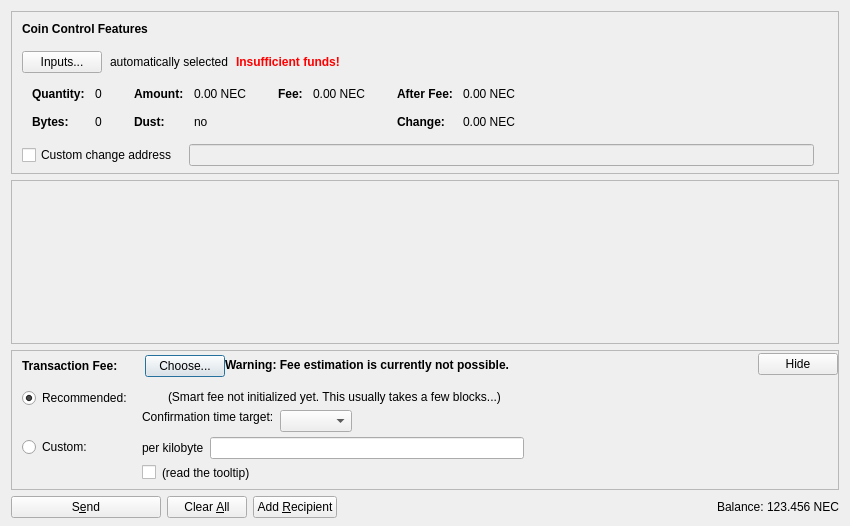
<?xml version="1.0" encoding="UTF-8"?>
<ui version="4.0">
 <class>SendCoinsDialog</class>
 <widget class="QDialog" name="SendCoinsDialog">
  <property name="geometry">
   <rect>
    <x>0</x>
    <y>0</y>
    <width>850</width>
    <height>526</height>
   </rect>
  </property>
  <property name="windowTitle">
   <string>Send Coins</string>
  </property>
  <layout class="QVBoxLayout" name="verticalLayout" stretch="0,1,0,0">
   <property name="bottomMargin">
    <number>8</number>
   </property>
   <item>
    <widget class="QFrame" name="frameCoinControl">
     <property name="sizePolicy">
      <sizepolicy hsizetype="Expanding" vsizetype="Expanding">
       <horstretch>0</horstretch>
       <verstretch>0</verstretch>
      </sizepolicy>
     </property>
     <property name="maximumSize">
      <size>
       <width>16777215</width>
       <height>16777215</height>
      </size>
     </property>
     <property name="frameShape">
      <enum>QFrame::StyledPanel</enum>
     </property>
     <property name="frameShadow">
      <enum>QFrame::Sunken</enum>
     </property>
     <layout class="QVBoxLayout" name="verticalLayoutCoinControl2">
      <property name="spacing">
       <number>0</number>
      </property>
      <property name="leftMargin">
       <number>0</number>
      </property>
      <property name="topMargin">
       <number>0</number>
      </property>
      <property name="rightMargin">
       <number>0</number>
      </property>
      <property name="bottomMargin">
       <number>6</number>
      </property>
      <item>
       <layout class="QVBoxLayout" name="verticalLayoutCoinControl" stretch="0,0,0,0,1">
        <property name="spacing">
         <number>0</number>
        </property>
        <property name="leftMargin">
         <number>10</number>
        </property>
        <property name="topMargin">
         <number>10</number>
        </property>
        <item>
         <layout class="QHBoxLayout" name="horizontalLayoutCoinControl1">
          <property name="bottomMargin">
           <number>15</number>
          </property>
          <item>
           <widget class="QLabel" name="labelCoinControlFeatures">
            <property name="sizePolicy">
             <sizepolicy hsizetype="Preferred" vsizetype="Maximum">
              <horstretch>0</horstretch>
              <verstretch>0</verstretch>
             </sizepolicy>
            </property>
            <property name="font">
             <font>
              <weight>75</weight>
              <bold>true</bold>
             </font>
            </property>
            <property name="styleSheet">
             <string notr="true">font-weight:bold;</string>
            </property>
            <property name="text">
             <string>Coin Control Features</string>
            </property>
           </widget>
          </item>
         </layout>
        </item>
        <item>
         <layout class="QHBoxLayout" name="horizontalLayoutCoinControl2" stretch="0,0,0,0">
          <property name="spacing">
           <number>8</number>
          </property>
          <property name="bottomMargin">
           <number>10</number>
          </property>
          <item>
           <widget class="QPushButton" name="pushButtonCoinControl">
            <property name="styleSheet">
             <string notr="true"/>
            </property>
            <property name="text">
             <string>Inputs...</string>
            </property>
            <property name="autoDefault">
             <bool>false</bool>
            </property>
           </widget>
          </item>
          <item>
           <widget class="QLabel" name="labelCoinControlAutomaticallySelected">
            <property name="text">
             <string>automatically selected</string>
            </property>
            <property name="margin">
             <number>5</number>
            </property>
           </widget>
          </item>
          <item>
           <widget class="QLabel" name="labelCoinControlInsuffFunds">
            <property name="font">
             <font>
              <weight>75</weight>
              <bold>true</bold>
             </font>
            </property>
            <property name="styleSheet">
             <string notr="true">color:red;font-weight:bold;</string>
            </property>
            <property name="text">
             <string>Insufficient funds!</string>
            </property>
            <property name="margin">
             <number>5</number>
            </property>
           </widget>
          </item>
          <item>
           <spacer name="horizontalSpacerCoinControl">
            <property name="orientation">
             <enum>Qt::Horizontal</enum>
            </property>
            <property name="sizeHint" stdset="0">
             <size>
              <width>40</width>
              <height>1</height>
             </size>
            </property>
           </spacer>
          </item>
         </layout>
        </item>
        <item>
         <widget class="QWidget" name="widgetCoinControl" native="true">
          <property name="sizePolicy">
           <sizepolicy hsizetype="Preferred" vsizetype="Preferred">
            <horstretch>0</horstretch>
            <verstretch>0</verstretch>
           </sizepolicy>
          </property>
          <property name="minimumSize">
           <size>
            <width>0</width>
            <height>0</height>
           </size>
          </property>
          <property name="styleSheet">
           <string notr="true"/>
          </property>
          <layout class="QHBoxLayout" name="horizontalLayoutCoinControl5">
           <property name="leftMargin">
            <number>0</number>
           </property>
           <property name="topMargin">
            <number>0</number>
           </property>
           <property name="rightMargin">
            <number>0</number>
           </property>
           <property name="bottomMargin">
            <number>0</number>
           </property>
           <item>
            <layout class="QHBoxLayout" name="horizontalLayoutCoinControl3" stretch="0,0,0,1">
             <property name="spacing">
              <number>20</number>
             </property>
             <property name="topMargin">
              <number>0</number>
             </property>
             <property name="bottomMargin">
              <number>10</number>
             </property>
             <item>
              <layout class="QFormLayout" name="formLayoutCoinControl1">
               <property name="horizontalSpacing">
                <number>10</number>
               </property>
               <property name="verticalSpacing">
                <number>14</number>
               </property>
               <property name="leftMargin">
                <number>10</number>
               </property>
               <property name="topMargin">
                <number>4</number>
               </property>
               <property name="rightMargin">
                <number>6</number>
               </property>
               <item row="0" column="0">
                <widget class="QLabel" name="labelCoinControlQuantityText">
                 <property name="font">
                  <font>
                   <weight>75</weight>
                   <bold>true</bold>
                  </font>
                 </property>
                 <property name="text">
                  <string>Quantity:</string>
                 </property>
                 <property name="margin">
                  <number>0</number>
                 </property>
                </widget>
               </item>
               <item row="0" column="1">
                <widget class="QLabel" name="labelCoinControlQuantity">
                 <property name="cursor">
                  <cursorShape>IBeamCursor</cursorShape>
                 </property>
                 <property name="contextMenuPolicy">
                  <enum>Qt::ActionsContextMenu</enum>
                 </property>
                 <property name="text">
                  <string notr="true">0</string>
                 </property>
                 <property name="margin">
                  <number>0</number>
                 </property>
                 <property name="textInteractionFlags">
                  <set>Qt::LinksAccessibleByMouse|Qt::TextSelectableByKeyboard|Qt::TextSelectableByMouse</set>
                 </property>
                </widget>
               </item>
               <item row="1" column="0">
                <widget class="QLabel" name="labelCoinControlBytesText">
                 <property name="font">
                  <font>
                   <weight>75</weight>
                   <bold>true</bold>
                  </font>
                 </property>
                 <property name="text">
                  <string>Bytes:</string>
                 </property>
                </widget>
               </item>
               <item row="1" column="1">
                <widget class="QLabel" name="labelCoinControlBytes">
                 <property name="cursor">
                  <cursorShape>IBeamCursor</cursorShape>
                 </property>
                 <property name="contextMenuPolicy">
                  <enum>Qt::ActionsContextMenu</enum>
                 </property>
                 <property name="text">
                  <string notr="true">0</string>
                 </property>
                 <property name="textInteractionFlags">
                  <set>Qt::LinksAccessibleByMouse|Qt::TextSelectableByKeyboard|Qt::TextSelectableByMouse</set>
                 </property>
                </widget>
               </item>
              </layout>
             </item>
             <item>
              <layout class="QFormLayout" name="formLayoutCoinControl2">
               <property name="horizontalSpacing">
                <number>10</number>
               </property>
               <property name="verticalSpacing">
                <number>14</number>
               </property>
               <property name="leftMargin">
                <number>6</number>
               </property>
               <property name="topMargin">
                <number>4</number>
               </property>
               <property name="rightMargin">
                <number>6</number>
               </property>
               <item row="0" column="0">
                <widget class="QLabel" name="labelCoinControlAmountText">
                 <property name="font">
                  <font>
                   <weight>75</weight>
                   <bold>true</bold>
                  </font>
                 </property>
                 <property name="text">
                  <string>Amount:</string>
                 </property>
                 <property name="margin">
                  <number>0</number>
                 </property>
                </widget>
               </item>
               <item row="0" column="1">
                <widget class="QLabel" name="labelCoinControlAmount">
                 <property name="cursor">
                  <cursorShape>IBeamCursor</cursorShape>
                 </property>
                 <property name="contextMenuPolicy">
                  <enum>Qt::ActionsContextMenu</enum>
                 </property>
                 <property name="text">
                  <string notr="true">0.00 NEC</string>
                 </property>
                 <property name="textInteractionFlags">
                  <set>Qt::LinksAccessibleByMouse|Qt::TextSelectableByKeyboard|Qt::TextSelectableByMouse</set>
                 </property>
                </widget>
               </item>
               <item row="1" column="0">
                <widget class="QLabel" name="labelCoinControlLowOutputText">
                 <property name="font">
                  <font>
                   <weight>75</weight>
                   <bold>true</bold>
                  </font>
                 </property>
                 <property name="text">
                  <string>Dust:</string>
                 </property>
                </widget>
               </item>
               <item row="1" column="1">
                <widget class="QLabel" name="labelCoinControlLowOutput">
                 <property name="cursor">
                  <cursorShape>IBeamCursor</cursorShape>
                 </property>
                 <property name="contextMenuPolicy">
                  <enum>Qt::ActionsContextMenu</enum>
                 </property>
                 <property name="text">
                  <string notr="true">no</string>
                 </property>
                 <property name="textInteractionFlags">
                  <set>Qt::LinksAccessibleByMouse|Qt::TextSelectableByKeyboard|Qt::TextSelectableByMouse</set>
                 </property>
                </widget>
               </item>
              </layout>
             </item>
             <item>
              <layout class="QFormLayout" name="formLayoutCoinControl3">
               <property name="horizontalSpacing">
                <number>10</number>
               </property>
               <property name="verticalSpacing">
                <number>14</number>
               </property>
               <property name="leftMargin">
                <number>6</number>
               </property>
               <property name="topMargin">
                <number>4</number>
               </property>
               <property name="rightMargin">
                <number>6</number>
               </property>
               <item row="0" column="0">
                <widget class="QLabel" name="labelCoinControlFeeText">
                 <property name="font">
                  <font>
                   <weight>75</weight>
                   <bold>true</bold>
                  </font>
                 </property>
                 <property name="text">
                  <string>Fee:</string>
                 </property>
                 <property name="margin">
                  <number>0</number>
                 </property>
                </widget>
               </item>
               <item row="0" column="1">
                <widget class="QLabel" name="labelCoinControlFee">
                 <property name="cursor">
                  <cursorShape>IBeamCursor</cursorShape>
                 </property>
                 <property name="contextMenuPolicy">
                  <enum>Qt::ActionsContextMenu</enum>
                 </property>
                 <property name="text">
                  <string notr="true">0.00 NEC</string>
                 </property>
                 <property name="textInteractionFlags">
                  <set>Qt::LinksAccessibleByMouse|Qt::TextSelectableByKeyboard|Qt::TextSelectableByMouse</set>
                 </property>
                </widget>
               </item>
              </layout>
             </item>
             <item>
              <layout class="QFormLayout" name="formLayoutCoinControl4">
               <property name="horizontalSpacing">
                <number>10</number>
               </property>
               <property name="verticalSpacing">
                <number>14</number>
               </property>
               <property name="leftMargin">
                <number>6</number>
               </property>
               <property name="topMargin">
                <number>4</number>
               </property>
               <property name="rightMargin">
                <number>6</number>
               </property>
               <item row="0" column="0">
                <widget class="QLabel" name="labelCoinControlAfterFeeText">
                 <property name="font">
                  <font>
                   <weight>75</weight>
                   <bold>true</bold>
                  </font>
                 </property>
                 <property name="text">
                  <string>After Fee:</string>
                 </property>
                 <property name="margin">
                  <number>0</number>
                 </property>
                </widget>
               </item>
               <item row="0" column="1">
                <widget class="QLabel" name="labelCoinControlAfterFee">
                 <property name="cursor">
                  <cursorShape>IBeamCursor</cursorShape>
                 </property>
                 <property name="contextMenuPolicy">
                  <enum>Qt::ActionsContextMenu</enum>
                 </property>
                 <property name="text">
                  <string notr="true">0.00 NEC</string>
                 </property>
                 <property name="textInteractionFlags">
                  <set>Qt::LinksAccessibleByMouse|Qt::TextSelectableByKeyboard|Qt::TextSelectableByMouse</set>
                 </property>
                </widget>
               </item>
               <item row="1" column="0">
                <widget class="QLabel" name="labelCoinControlChangeText">
                 <property name="font">
                  <font>
                   <weight>75</weight>
                   <bold>true</bold>
                  </font>
                 </property>
                 <property name="text">
                  <string>Change:</string>
                 </property>
                </widget>
               </item>
               <item row="1" column="1">
                <widget class="QLabel" name="labelCoinControlChange">
                 <property name="cursor">
                  <cursorShape>IBeamCursor</cursorShape>
                 </property>
                 <property name="contextMenuPolicy">
                  <enum>Qt::ActionsContextMenu</enum>
                 </property>
                 <property name="text">
                  <string notr="true">0.00 NEC</string>
                 </property>
                 <property name="textInteractionFlags">
                  <set>Qt::LinksAccessibleByMouse|Qt::TextSelectableByKeyboard|Qt::TextSelectableByMouse</set>
                 </property>
                </widget>
               </item>
              </layout>
             </item>
            </layout>
           </item>
          </layout>
         </widget>
        </item>
        <item>
         <layout class="QHBoxLayout" name="horizontalLayoutCoinControl4" stretch="0,0,0">
          <property name="spacing">
           <number>12</number>
          </property>
          <property name="sizeConstraint">
           <enum>QLayout::SetDefaultConstraint</enum>
          </property>
          <property name="topMargin">
           <number>5</number>
          </property>
          <property name="rightMargin">
           <number>5</number>
          </property>
          <item>
           <widget class="QCheckBox" name="checkBoxCoinControlChange">
            <property name="toolTip">
             <string>If this is activated, but the change address is empty or invalid, change will be sent to a newly generated address.</string>
            </property>
            <property name="text">
             <string>Custom change address</string>
            </property>
           </widget>
          </item>
          <item>
           <widget class="QValidatedLineEdit" name="lineEditCoinControlChange">
            <property name="enabled">
             <bool>false</bool>
            </property>
            <property name="sizePolicy">
             <sizepolicy hsizetype="Expanding" vsizetype="Fixed">
              <horstretch>0</horstretch>
              <verstretch>0</verstretch>
             </sizepolicy>
            </property>
           </widget>
          </item>
          <item>
           <widget class="QLabel" name="labelCoinControlChangeLabel">
            <property name="sizePolicy">
             <sizepolicy hsizetype="Preferred" vsizetype="Expanding">
              <horstretch>0</horstretch>
              <verstretch>0</verstretch>
             </sizepolicy>
            </property>
            <property name="minimumSize">
             <size>
              <width>0</width>
              <height>0</height>
             </size>
            </property>
            <property name="text">
             <string/>
            </property>
            <property name="margin">
             <number>3</number>
            </property>
           </widget>
          </item>
         </layout>
        </item>
        <item>
         <spacer name="verticalSpacerCoinControl">
          <property name="orientation">
           <enum>Qt::Vertical</enum>
          </property>
          <property name="sizeHint" stdset="0">
           <size>
            <width>800</width>
            <height>1</height>
           </size>
          </property>
         </spacer>
        </item>
       </layout>
      </item>
     </layout>
    </widget>
   </item>
   <item>
    <widget class="QScrollArea" name="scrollArea">
     <property name="widgetResizable">
      <bool>true</bool>
     </property>
     <widget class="QWidget" name="scrollAreaWidgetContents">
      <property name="geometry">
       <rect>
        <x>0</x>
        <y>0</y>
        <width>830</width>
        <height>104</height>
       </rect>
      </property>
      <layout class="QVBoxLayout" name="verticalLayout_2" stretch="0,1">
       <property name="leftMargin">
        <number>0</number>
       </property>
       <property name="topMargin">
        <number>0</number>
       </property>
       <property name="rightMargin">
        <number>0</number>
       </property>
       <property name="bottomMargin">
        <number>0</number>
       </property>
       <item>
        <layout class="QVBoxLayout" name="entries">
         <property name="spacing">
          <number>6</number>
         </property>
        </layout>
       </item>
       <item>
        <spacer name="verticalSpacer">
         <property name="orientation">
          <enum>Qt::Vertical</enum>
         </property>
         <property name="sizeHint" stdset="0">
          <size>
           <width>20</width>
           <height>40</height>
          </size>
         </property>
        </spacer>
       </item>
      </layout>
     </widget>
    </widget>
   </item>
   <item>
    <widget class="QFrame" name="frameFee">
     <property name="sizePolicy">
      <sizepolicy hsizetype="Expanding" vsizetype="Expanding">
       <horstretch>0</horstretch>
       <verstretch>0</verstretch>
      </sizepolicy>
     </property>
     <property name="maximumSize">
      <size>
       <width>16777215</width>
       <height>16777215</height>
      </size>
     </property>
     <property name="frameShape">
      <enum>QFrame::StyledPanel</enum>
     </property>
     <property name="frameShadow">
      <enum>QFrame::Sunken</enum>
     </property>
     <layout class="QVBoxLayout" name="verticalLayoutFee1">
      <property name="spacing">
       <number>0</number>
      </property>
      <property name="leftMargin">
       <number>0</number>
      </property>
      <property name="topMargin">
       <number>0</number>
      </property>
      <property name="rightMargin">
       <number>0</number>
      </property>
      <property name="bottomMargin">
       <number>0</number>
      </property>
      <item>
       <layout class="QVBoxLayout" name="verticalLayoutFee2" stretch="0,0,0">
        <property name="spacing">
         <number>0</number>
        </property>
        <property name="leftMargin">
         <number>10</number>
        </property>
        <property name="topMargin">
         <number>0</number>
        </property>
        <item>
         <layout class="QHBoxLayout" name="horizontalLayoutFee1">
          <property name="bottomMargin">
           <number>0</number>
          </property>
          <item>
           <layout class="QVBoxLayout" name="verticalLayoutFee7">
            <property name="spacing">
             <number>0</number>
            </property>
            <item>
             <spacer name="verticalSpacerSmartFee">
              <property name="orientation">
               <enum>Qt::Vertical</enum>
              </property>
              <property name="sizeType">
               <enum>QSizePolicy::Fixed</enum>
              </property>
              <property name="sizeHint" stdset="0">
               <size>
                <width>1</width>
                <height>4</height>
               </size>
              </property>
             </spacer>
            </item>
            <item>
             <layout class="QHBoxLayout" name="horizontalLayoutSmartFee">
              <property name="spacing">
               <number>10</number>
              </property>
              <item>
               <widget class="QLabel" name="labelFeeHeadline">
                <property name="sizePolicy">
                 <sizepolicy hsizetype="Preferred" vsizetype="Maximum">
                  <horstretch>0</horstretch>
                  <verstretch>0</verstretch>
                 </sizepolicy>
                </property>
                <property name="font">
                 <font>
                  <weight>75</weight>
                  <bold>true</bold>
                 </font>
                </property>
                <property name="styleSheet">
                 <string notr="true">font-weight:bold;</string>
                </property>
                <property name="text">
                 <string>Transaction Fee:</string>
                </property>
               </widget>
              </item>
              <item>
               <widget class="QLabel" name="labelFeeMinimized">
                <property name="text">
                 <string/>
                </property>
               </widget>
              </item>
              <item>
               <widget class="QPushButton" name="buttonChooseFee">
                <property name="text">
                 <string>Choose...</string>
                </property>
               </widget>
              </item>
             </layout>
            </item>
            <item>
             <spacer name="verticalSpacer_5">
              <property name="orientation">
               <enum>Qt::Vertical</enum>
              </property>
              <property name="sizeHint" stdset="0">
               <size>
                <width>1</width>
                <height>1</height>
               </size>
              </property>
             </spacer>
            </item>
           </layout>
          </item>
          <item>
           <widget class="QLabel" name="fallbackFeeWarningLabel">
            <property name="toolTip">
             <string>Using the fallbackfee can result in sending a transaction that will take several hours or days (or never) to confirm. Consider choosing your fee manually or wait until you have validated the complete chain.</string>
            </property>
            <property name="font">
            <font>
                <weight>75</weight>
                <bold>true</bold>
            </font>
            </property>
            <property name="text">
             <string>Warning: Fee estimation is currently not possible.</string>
            </property>
            <property name="wordWrap">
             <bool>false</bool>
            </property>
           </widget>
          </item>
          <item>
           <spacer name="horizontalSpacer_4">
            <property name="orientation">
             <enum>Qt::Horizontal</enum>
            </property>
            <property name="sizeType">
             <enum>QSizePolicy::MinimumExpanding</enum>
            </property>
            <property name="sizeHint" stdset="0">
             <size>
              <width>40</width>
              <height>20</height>
             </size>
            </property>
           </spacer>
          </item>
          <item>
           <widget class="QPushButton" name="buttonMinimizeFee">
            <property name="toolTip">
             <string>collapse fee-settings</string>
            </property>
            <property name="text">
             <string>Hide</string>
            </property>
           </widget>
          </item>
         </layout>
        </item>
        <item>
         <widget class="QFrame" name="frameFeeSelection">
          <layout class="QVBoxLayout" name="verticalLayoutFee12">
           <property name="spacing">
            <number>0</number>
           </property>
           <property name="leftMargin">
            <number>0</number>
           </property>
           <property name="topMargin">
            <number>0</number>
           </property>
           <property name="rightMargin">
            <number>0</number>
           </property>
           <property name="bottomMargin">
            <number>0</number>
           </property>
           <item>
            <layout class="QGridLayout" name="gridLayoutFee">
             <property name="topMargin">
              <number>10</number>
             </property>
             <property name="bottomMargin">
              <number>4</number>
             </property>
             <property name="horizontalSpacing">
              <number>10</number>
             </property>
             <property name="verticalSpacing">
              <number>4</number>
             </property>
             <item row="1" column="1">
              <layout class="QVBoxLayout" name="verticalLayoutFee8">
               <property name="spacing">
                <number>6</number>
               </property>
               <item>
                <layout class="QHBoxLayout" name="horizontalLayoutFee13">
                 <item>
                  <widget class="QLabel" name="labelCustomPerKilobyte">
                   <property name="toolTip">
                    <string>Specify a custom fee per kB (1,000 bytes) of the transaction's virtual size.

Note:  Since the fee is calculated on a per-byte basis, a fee of "100 satoshis per kB" for a transaction size of 500 bytes (half of 1 kB) would ultimately yield a fee of only 50 satoshis.</string>
                   </property>
                   <property name="text">
                    <string>per kilobyte</string>
                   </property>
                  </widget>
                 </item>
                 <item>
                  <widget class="BitcoinAmountField" name="customFee"/>
                 </item>
                 <item>
                  <spacer name="horizontalSpacer_6">
                   <property name="orientation">
                    <enum>Qt::Horizontal</enum>
                   </property>
                   <property name="sizeHint" stdset="0">
                    <size>
                     <width>1</width>
                     <height>1</height>
                    </size>
                   </property>
                  </spacer>
                 </item>
                </layout>
               </item>
               <item>
                <layout class="QHBoxLayout" name="horizontalLayoutFee8">
                 <item>
                  <widget class="QCheckBox" name="checkBoxMinimumFee">
                   <property name="toolTip">
                    <string>Paying only the minimum fee is just fine as long as there is less transaction volume than space in the blocks. But be aware that this can end up in a never confirming transaction once there is more demand for newcoin transactions than the network can process.</string>
                   </property>
                   <property name="text">
                    <string/>
                   </property>
                  </widget>
                 </item>
                 <item>
                  <widget class="QLabel" name="labelMinFeeWarning">
                   <property name="enabled">
                    <bool>true</bool>
                   </property>
                   <property name="toolTip">
                    <string>Paying only the minimum fee is just fine as long as there is less transaction volume than space in the blocks. But be aware that this can end up in a never confirming transaction once there is more demand for newcoin transactions than the network can process.</string>
                   </property>
                   <property name="text">
                    <string>(read the tooltip)</string>
                   </property>
                   <property name="margin">
                    <number>5</number>
                   </property>
                  </widget>
                 </item>
                 <item>
                  <spacer name="horizontalSpacer_2">
                   <property name="orientation">
                    <enum>Qt::Horizontal</enum>
                   </property>
                   <property name="sizeHint" stdset="0">
                    <size>
                     <width>1</width>
                     <height>1</height>
                    </size>
                   </property>
                  </spacer>
                 </item>
                </layout>
               </item>
              </layout>
             </item>
             <item row="0" column="0">
              <layout class="QVBoxLayout" name="verticalLayoutFee4" stretch="0,1">
               <item>
                <widget class="QRadioButton" name="radioSmartFee">
                 <property name="text">
                  <string>Recommended:</string>
                 </property>
                 <property name="checked">
                  <bool>true</bool>
                 </property>
                 <attribute name="buttonGroup">
                  <string notr="true">groupFee</string>
                 </attribute>
                </widget>
               </item>
               <item>
                <spacer name="verticalSpacer_2">
                 <property name="orientation">
                  <enum>Qt::Vertical</enum>
                 </property>
                 <property name="sizeHint" stdset="0">
                  <size>
                   <width>1</width>
                   <height>1</height>
                  </size>
                 </property>
                </spacer>
               </item>
              </layout>
             </item>
             <item row="1" column="0">
              <layout class="QVBoxLayout" name="verticalLayoutFee9" stretch="0,1">
               <item>
                <widget class="QRadioButton" name="radioCustomFee">
                 <property name="text">
                  <string>Custom:</string>
                 </property>
                 <attribute name="buttonGroup">
                  <string notr="true">groupFee</string>
                 </attribute>
                </widget>
               </item>
               <item>
                <spacer name="verticalSpacer_6">
                 <property name="orientation">
                  <enum>Qt::Vertical</enum>
                 </property>
                 <property name="sizeHint" stdset="0">
                  <size>
                   <width>1</width>
                   <height>1</height>
                  </size>
                 </property>
                </spacer>
               </item>
              </layout>
             </item>
             <item row="0" column="1">
              <layout class="QVBoxLayout" name="verticalLayoutFee3" stretch="0,0,1">
               <property name="spacing">
                <number>6</number>
               </property>
               <property name="topMargin">
                <number>2</number>
               </property>
               <item>
                <layout class="QHBoxLayout" name="horizontalLayoutFee12">
                 <item>
                  <widget class="QLabel" name="labelSmartFee">
                   <property name="text">
                    <string/>
                   </property>
                   <property name="margin">
                    <number>2</number>
                   </property>
                  </widget>
                 </item>
                 <item>
                  <widget class="QLabel" name="labelFeeEstimation">
                   <property name="text">
                    <string/>
                   </property>
                  </widget>
                 </item>
                 <item>
                  <widget class="QLabel" name="labelSmartFee2">
                   <property name="text">
                    <string>(Smart fee not initialized yet. This usually takes a few blocks...)</string>
                   </property>
                   <property name="margin">
                    <number>2</number>
                   </property>
                  </widget>
                 </item>
                 <item>
                  <spacer name="horizontalSpacer_5">
                   <property name="orientation">
                    <enum>Qt::Horizontal</enum>
                   </property>
                   <property name="sizeHint" stdset="0">
                    <size>
                     <width>1</width>
                     <height>1</height>
                    </size>
                   </property>
                  </spacer>
                 </item>
                </layout>
               </item>
               <item>
                <layout class="QHBoxLayout" name="horizontalLayoutFee9">
                 <item>
                  <layout class="QVBoxLayout" name="verticalLayoutFee6">
                   <item>
                    <widget class="QLabel" name="labelSmartFee3">
                     <property name="text">
                      <string>Confirmation time target:</string>
                     </property>
                     <property name="margin">
                      <number>2</number>
                     </property>
                    </widget>
                   </item>
                   <item>
                    <spacer name="verticalSpacer_3">
                     <property name="orientation">
                      <enum>Qt::Vertical</enum>
                     </property>
                     <property name="sizeHint" stdset="0">
                      <size>
                       <width>1</width>
                       <height>1</height>
                      </size>
                     </property>
                    </spacer>
                   </item>
                  </layout>
                 </item>
                 <item>
                  <layout class="QVBoxLayout" name="verticalLayoutFee5">
                   <property name="rightMargin">
                    <number>30</number>
                   </property>
                   <item>
                    <layout class="QHBoxLayout" name="horizontalLayoutConfTarget">
                     <property name="bottomMargin">
                      <number>0</number>
                     </property>
                     <item>
                      <widget class="QComboBox" name="confTargetSelector"/>
                     </item>
                     <item>
                      <spacer name="horizontalSpacerConfTarget">
                       <property name="orientation">
                        <enum>Qt::Horizontal</enum>
                       </property>
                       <property name="sizeHint" stdset="0">
                        <size>
                         <width>40</width>
                         <height>20</height>
                        </size>
                       </property>
                      </spacer>
                     </item>
                    </layout>
                   </item>
                  </layout>
                 </item>
                </layout>
               </item>
               <item>
                <spacer name="verticalSpacer_4">
                 <property name="orientation">
                  <enum>Qt::Vertical</enum>
                 </property>
                 <property name="sizeHint" stdset="0">
                  <size>
                   <width>1</width>
                   <height>1</height>
                  </size>
                 </property>
                </spacer>
               </item>
              </layout>
             </item>
            </layout>
           </item>
          </layout>
         </widget>
        </item>
        <item>
         <spacer name="verticalSpacerFee">
          <property name="orientation">
           <enum>Qt::Vertical</enum>
          </property>
          <property name="sizeHint" stdset="0">
           <size>
            <width>40</width>
            <height>5</height>
           </size>
          </property>
         </spacer>
        </item>
       </layout>
      </item>
     </layout>
    </widget>
   </item>
   <item>
    <layout class="QHBoxLayout" name="horizontalLayout">
     <item>
      <widget class="QPushButton" name="sendButton">
       <property name="minimumSize">
        <size>
         <width>150</width>
         <height>0</height>
        </size>
       </property>
       <property name="toolTip">
        <string>Confirm the send action</string>
       </property>
       <property name="text">
        <string>S&amp;end</string>
       </property>
       <property name="icon">
        <iconset resource="../bitcoin.qrc">
         <normaloff>:/icons/send</normaloff>:/icons/send</iconset>
       </property>
       <property name="autoDefault">
        <bool>false</bool>
       </property>
       <property name="default">
        <bool>false</bool>
       </property>
      </widget>
     </item>
     <item>
      <widget class="QPushButton" name="clearButton">
       <property name="sizePolicy">
        <sizepolicy hsizetype="Minimum" vsizetype="Fixed">
         <horstretch>0</horstretch>
         <verstretch>0</verstretch>
        </sizepolicy>
       </property>
       <property name="toolTip">
        <string>Clear all fields of the form.</string>
       </property>
       <property name="text">
        <string>Clear &amp;All</string>
       </property>
       <property name="icon">
        <iconset resource="../bitcoin.qrc">
         <normaloff>:/icons/remove</normaloff>:/icons/remove</iconset>
       </property>
       <property name="autoDefault">
        <bool>false</bool>
       </property>
      </widget>
     </item>
     <item>
      <widget class="QPushButton" name="addButton">
       <property name="toolTip">
        <string>Send to multiple recipients at once</string>
       </property>
       <property name="text">
        <string>Add &amp;Recipient</string>
       </property>
       <property name="icon">
        <iconset resource="../bitcoin.qrc">
         <normaloff>:/icons/add</normaloff>:/icons/add</iconset>
       </property>
       <property name="autoDefault">
        <bool>false</bool>
       </property>
      </widget>
     </item>
     <item>
      <spacer name="horizontalSpacer">
       <property name="orientation">
        <enum>Qt::Horizontal</enum>
       </property>
       <property name="sizeHint" stdset="0">
        <size>
         <width>40</width>
         <height>20</height>
        </size>
       </property>
      </spacer>
     </item>
     <item>
      <layout class="QHBoxLayout" name="horizontalLayout_2">
       <property name="spacing">
        <number>3</number>
       </property>
       <item>
        <widget class="QLabel" name="label">
         <property name="sizePolicy">
          <sizepolicy hsizetype="Preferred" vsizetype="Fixed">
           <horstretch>0</horstretch>
           <verstretch>0</verstretch>
          </sizepolicy>
         </property>
         <property name="text">
          <string>Balance:</string>
         </property>
        </widget>
       </item>
       <item>
        <widget class="QLabel" name="labelBalance">
         <property name="sizePolicy">
          <sizepolicy hsizetype="Preferred" vsizetype="Fixed">
           <horstretch>0</horstretch>
           <verstretch>0</verstretch>
          </sizepolicy>
         </property>
         <property name="cursor">
          <cursorShape>IBeamCursor</cursorShape>
         </property>
         <property name="text">
          <string notr="true">123.456 NEC</string>
         </property>
         <property name="textInteractionFlags">
          <set>Qt::LinksAccessibleByMouse|Qt::TextSelectableByKeyboard|Qt::TextSelectableByMouse</set>
         </property>
        </widget>
       </item>
      </layout>
     </item>
    </layout>
   </item>
  </layout>
 </widget>
 <customwidgets>
  <customwidget>
   <class>QValidatedLineEdit</class>
   <extends>QLineEdit</extends>
   <header>qt/qvalidatedlineedit.h</header>
  </customwidget>
  <customwidget>
   <class>BitcoinAmountField</class>
   <extends>QLineEdit</extends>
   <header>qt/bitcoinamountfield.h</header>
   <container>1</container>
  </customwidget>
 </customwidgets>
 <resources>
  <include location="../bitcoin.qrc"/>
 </resources>
 <connections/>
 <buttongroups>
  <buttongroup name="groupFee"/>
 </buttongroups>
</ui>
